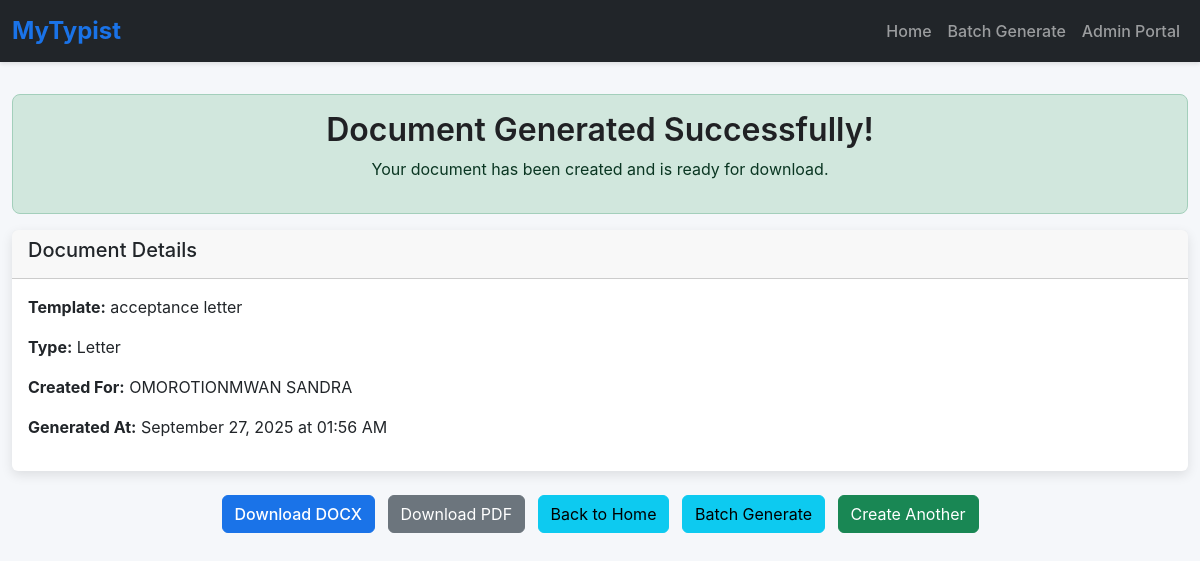
Page /results/1 on the earlier database version.
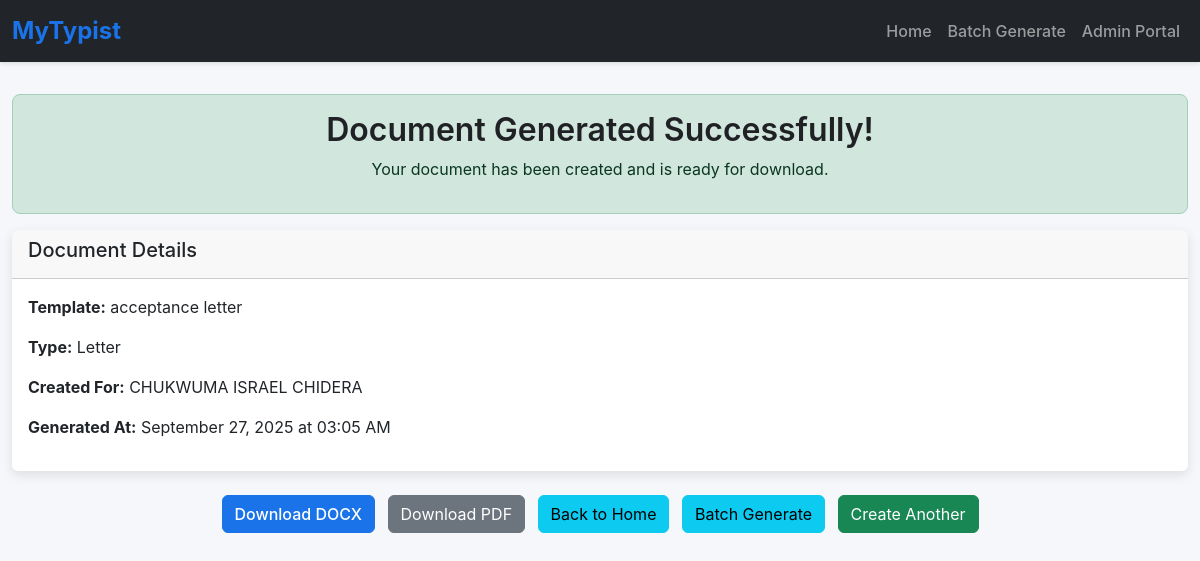
Same page on the later database version.
### app.py (models this page shows)
class CreatedDocument(db.Model):
    __tablename__ = 'created_document'
    id = db.Column(db.Integer, primary_key=True)
    template_id = db.Column(db.Integer, db.ForeignKey('template.id'), nullable=False)
    user_name = db.Column(db.String(100), nullable=False)
    user_email = db.Column(db.String(100))
    file_path = db.Column(db.String(200), nullable=False)
    original_filename = db.Column(db.String(200))
    file_size = db.Column(db.Integer)
    created_at = db.Column(db.DateTime, default=lambda: datetime.now(timezone.utc))
    batch_id = db.Column(db.String(50), nullable=True)
    user_inputs = db.Column(db.Text)  # JSON storage of inputs
    template = db.relationship('Template', back_populates='created_documents')

### app.py (the view)
@app.route('/results/<int:document_id>')
def results(document_id):
    document = CreatedDocument.query.get_or_404(document_id)
    return render_template('results.html', document=document)

### templates/results.html (shortened to what this page needs)
{% extends 'base.html' %}
{% block content %}
    <div class="alert alert-success text-center">
        <h2>Document Generated Successfully!</h2>
        <p>Your document has been created and is ready for download.</p>
    </div>
    <div class="card mb-4">
        <div class="card-header">
            <h5>Document Details</h5>
        </div>
        <div class="card-body">
            <p><strong>Template:</strong> {{ document.template.name }}</p>
            <p><strong>Type:</strong> {{ document.template.type|capitalize }}</p>
            <p><strong>Created For:</strong> {{ document.user_name }}</p>
            <p><strong>Generated At:</strong> {{ document.created_at.strftime('%B %d, %Y at %I:%M %p') }}</p>
        </div>
    </div>
    <div class="text-center">
        <a href="/download/{{ document.id }}/docx" class="btn btn-primary me-2">Download DOCX</a>
        <a href="/download/{{ document.id }}/pdf" class="btn btn-secondary me-2">Download PDF</a>
        <a href="/" class="btn btn-info me-2">Back to Home</a>
        <a href="/batch" class="btn btn-info me-2">Batch Generate</a>
        <a href="/create/{{ document.template.id }}" class="btn btn-success">Create Another</a>
    </div>
{% endblock %}

Differences in the rows shown:
changed CreatedDocument: user_name "OMOROTIONMWAN SANDRA" → "CHUKWUMA ISRAEL CHIDERA"; created_at "September 27, 2025 at 01:56 AM" → "September 27, 2025 at 03:05 AM"
